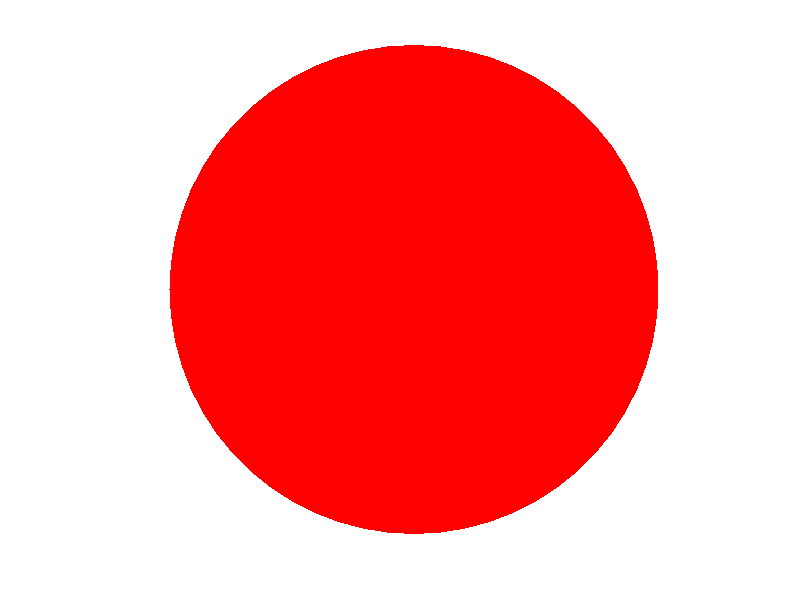

This figure's MATLAB source:
function [] = touchscreen()
%%Touch screen task

%1.When the program starts a maximized blank touch screen should appear
%   (black)
%2. Once a new voltage is detected, activate a new screen blank, no axes,
%   white/gray background with circle target in the middle of the screen
%   (5 seconds)
%3. If target is touched, revert back to black screen

%creating full black screen requires windowsapi
%https://www.mathworks.com/matlabcentral/fileexchange/31437-windowapi


%create a red circle with a gray background
r = 0.1; %radius
c = [0.1 0.5]; %center

pos = [c-r 2*r 2*r];
r = rectangle('Position',pos,'Curvature',[1 1], 'FaceColor', 'red', 'Edgecolor','none');
axis equal
axis off %there is a slight translation of the circle after this is run
end